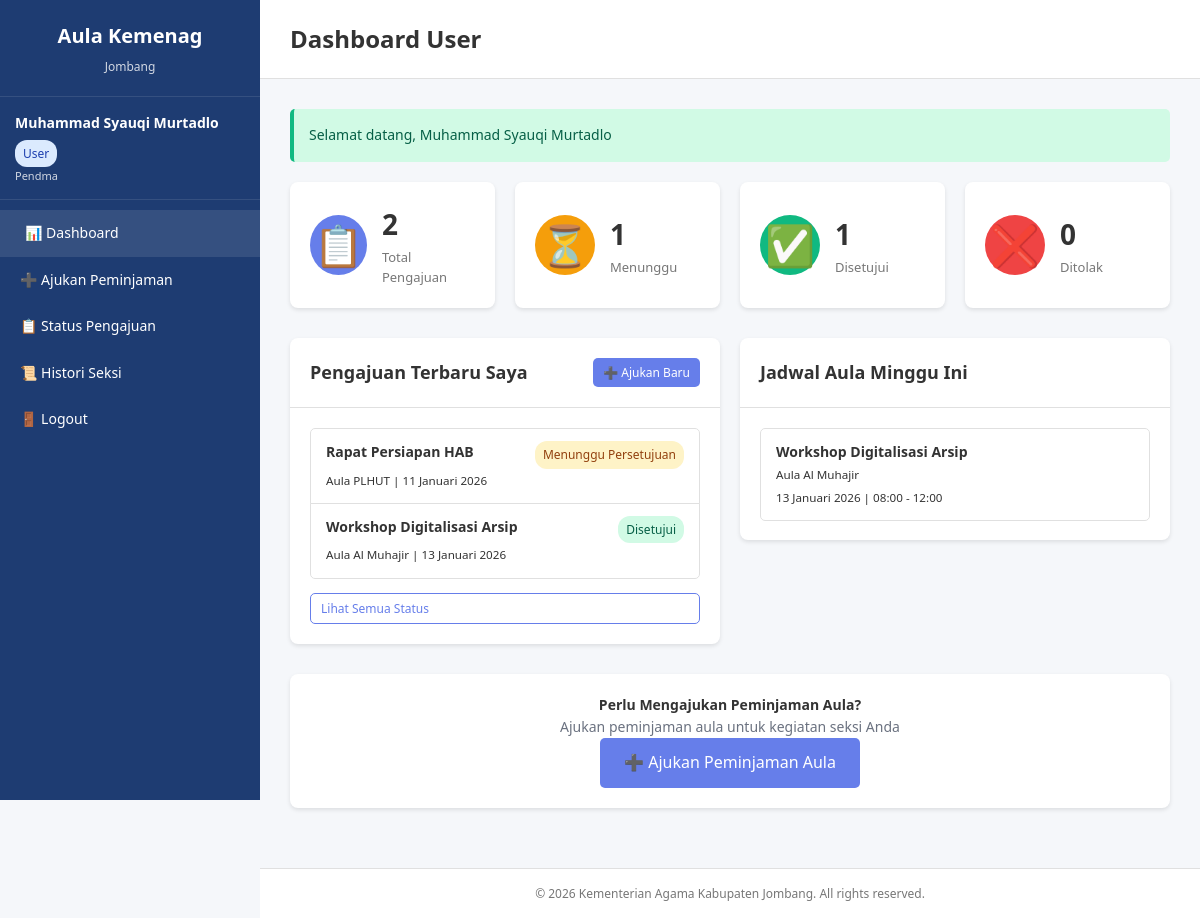
/user/dashboard.php (signed in), run on the app's committed database.
### tables this page shows
CREATE TABLE `pengajuan_aula` (
  `id` int NOT NULL,
  `kode_pengajuan` varchar(50) NOT NULL,
  `user_id` int NOT NULL,
  `seksi_id` int NOT NULL,
  `aula_id` int NOT NULL,
  `nama_pemohon` varchar(100) NOT NULL,
  `tanggal_mulai` date NOT NULL,
  `tanggal_selesai` date NOT NULL,
  `waktu_mulai` time NOT NULL,
  `waktu_selesai` time NOT NULL,
  `nama_kegiatan` varchar(200) NOT NULL,
  `jumlah_peserta` int DEFAULT NULL,
  `keterangan` text,
  `status_id` int DEFAULT '1',
  `alasan_penolakan` text,
  `disetujui_oleh` int DEFAULT NULL,
  `tanggal_persetujuan` datetime DEFAULT NULL,
  `created_at` timestamp NULL DEFAULT CURRENT_TIMESTAMP,
  `updated_at` timestamp NULL DEFAULT CURRENT_TIMESTAMP ON UPDATE CURRENT_TIMESTAMP
);

CREATE TABLE `status_pengajuan` (
  `id` int NOT NULL,
  `nama_status` varchar(50) NOT NULL,
  `warna` varchar(20) DEFAULT NULL,
  `created_at` timestamp NULL DEFAULT CURRENT_TIMESTAMP
);

CREATE TABLE `aula` (
  `id` int NOT NULL,
  `nama_aula` varchar(100) NOT NULL,
  `kapasitas` int DEFAULT NULL,
  `fasilitas` text,
  `keterangan` text,
  `status` enum('aktif','nonaktif') DEFAULT 'aktif',
  `created_at` timestamp NULL DEFAULT CURRENT_TIMESTAMP,
  `updated_at` timestamp NULL DEFAULT CURRENT_TIMESTAMP ON UPDATE CURRENT_TIMESTAMP
);

### config/database.php (called while the page is built, shortened)
<?php
function format_tanggal($date) {
    $bulan = array(
        1 => 'Januari', 'Februari', 'Maret', 'April', 'Mei', 'Juni',
        'Juli', 'Agustus', 'September', 'Oktober', 'November',
        'Desember'
    );
    $split = explode('-', $date);
    return $split[2] . ' ' . $bulan[(int)$split[1]] . ' ' . $split[0];
}
?>

### user/dashboard.php (the view, shortened to what this page needs)
<?php
require_once '../config/database.php';
$user_id = $_SESSION['user_id'];
$total_pengajuan = mysqli_fetch_assoc(mysqli_query($conn,
    "SELECT COUNT(*) as total FROM pengajuan_aula WHERE user_id = $user_id"))['total'];
$menunggu = mysqli_fetch_assoc(mysqli_query($conn,
    "SELECT COUNT(*) as total FROM pengajuan_aula WHERE user_id = $user_id AND status_id = 1"))['total'];
$disetujui = mysqli_fetch_assoc(mysqli_query($conn,
    "SELECT COUNT(*) as total FROM pengajuan_aula WHERE user_id = $user_id AND status_id = 2"))['total'];
$ditolak = mysqli_fetch_assoc(mysqli_query($conn,
    "SELECT COUNT(*) as total FROM pengajuan_aula WHERE user_id = $user_id AND status_id = 3"))['total'];
$pengajuan_terbaru = mysqli_query($conn,
    "SELECT p.*, a.nama_aula, st.nama_status, st.warna
     FROM pengajuan_aula p
     LEFT JOIN aula a ON p.aula_id = a.id
     LEFT JOIN status_pengajuan st ON p.status_id = st.id
     WHERE p.user_id = $user_id
     ORDER BY p.created_at DESC
     LIMIT 5"
);
$today = date('Y-m-d');
$next_week = date('Y-m-d', strtotime('+7 days'));
$jadwal_terpakai = mysqli_query($conn,
    "SELECT p.*, a.nama_aula
     FROM pengajuan_aula p
     LEFT JOIN aula a ON p.aula_id = a.id
     WHERE p.status_id IN (1, 2)
     AND p.tanggal_mulai BETWEEN '$today' AND '$next_week'
     ORDER BY p.tanggal_mulai, p.waktu_mulai"
);
include '../includes/header.php';
?>
<div class="dashboard-stats">
    <div class="stat-card stat-primary">
        <div class="stat-icon">📋</div>
        <div class="stat-info">
            <h3><?php echo $total_pengajuan; ?></h3>
            <p>Total Pengajuan</p>
        </div>
    </div>
    <div class="stat-card stat-warning">
        <div class="stat-icon">⏳</div>
        <div class="stat-info">
            <h3><?php echo $menunggu; ?></h3>
            <p>Menunggu</p>
        </div>
    </div>
    <div class="stat-card stat-success">
        <div class="stat-icon">✅</div>
        <div class="stat-info">
            <h3><?php echo $disetujui; ?></h3>
            <p>Disetujui</p>
        </div>
    </div>
    <div class="stat-card stat-danger">
        <div class="stat-icon">❌</div>
        <div class="stat-info">
            <h3><?php echo $ditolak; ?></h3>
            <p>Ditolak</p>
        </div>
    </div>
</div>
<div class="row">
    <div class="col-md-6">
        <div class="card">
            <div class="card-header">
                <h3>Pengajuan Terbaru Saya</h3>
                <a href="pengajuan.php" class="btn btn-sm btn-primary">➕ Ajukan Baru</a>
            </div>
            <div class="card-body">
                <?php if (mysqli_num_rows($pengajuan_terbaru) == 0): ?>
                <p class="text-muted">Belum ada pengajuan. <a href="pengajuan.php">Ajukan sekarang</a></p>
                <?php else: ?>
                <div class="list-group">
                    <?php while ($p = mysqli_fetch_assoc($pengajuan_terbaru)): ?>
                    <div class="list-group-item">
                        <div class="d-flex justify-content-between">
                            <strong><?php echo $p['nama_kegiatan']; ?></strong>
                            <span class="badge badge-<?php echo $p['warna']; ?>">
                                <?php echo $p['nama_status']; ?>
                            </span>
                        </div>
                        <small>
                            <?php echo $p['nama_aula']; ?> | <?php echo format_tanggal($p['tanggal_mulai']); ?>
                        </small>
                    </div>
                    <?php endwhile; ?>
                </div>
                <div class="mt-3">
                    <a href="status.php" class="btn btn-sm btn-outline-primary btn-block">Lihat Semua Status</a>
                </div>
                <?php endif; ?>
            </div>
        </div>
    </div>
    <div class="col-md-6">
        <div class="card">
            <div class="card-header">
                <h3>Jadwal Aula Minggu Ini</h3>
            </div>
            <div class="card-body">
                <?php if (mysqli_num_rows($jadwal_terpakai) == 0): ?>
                <p class="text-muted">Tidak ada jadwal minggu ini</p>
                <?php else: ?>
                <div class="list-group">
                    <?php while ($j = mysqli_fetch_assoc($jadwal_terpakai)): ?>
                    <div class="list-group-item">
                        <strong><?php echo $j['nama_kegiatan']; ?></strong><br>
                        <small>
                            <?php echo $j['nama_aula']; ?><br>
                            <?php echo format_tanggal($j['tanggal_mulai']); ?> |
                            <?php echo substr($j['waktu_mulai'], 0, 5); ?> - <?php echo substr($j['waktu_selesai'], 0, 5); ?>
                        </small>
                    </div>
                    <?php endwhile; ?>
                </div>
                <?php endif; ?>
            </div>
        </div>
    </div>
</div>
<div class="card">
    <div class="card-body text-center">
        <h4>Perlu Mengajukan Peminjaman Aula?</h4>
        <p class="text-muted">Ajukan peminjaman aula untuk kegiatan seksi Anda</p>
        <a href="pengajuan.php" class="btn btn-primary btn-lg">➕ Ajukan Peminjaman Aula</a>
    </div>
</div>
<?php include '../includes/footer.php'; ?>

### assets/css/style.css (style rules this page uses)
* { margin: 0; padding: 0; box-sizing: border-box; }
body { font-family: "Segoe UI", Tahoma, Geneva, Verdana, sans-serif; font-size: 14px; line-height: 1.6; color: #333; background: #f5f7fa; }
.row { display: flex; flex-wrap: wrap; margin: 0 -10px; }
.col-md-6 { flex: 0 0 50%; max-width: 50%; padding: 0 10px; }
.card { background: white; border-radius: 8px; box-shadow: 0 2px 4px rgba(0, 0, 0, 0.1); margin-bottom: 30px; overflow: hidden; }
.card-header { padding: 20px; border-bottom: 1px solid #e0e0e0; display: flex; justify-content: space-between; align-items: center; }
.card-header h3 { font-size: 18px; color: #333; }
.card-body { padding: 20px; }
.dashboard-stats { display: grid; grid-template-columns: repeat(auto-fit, minmax(200px, 1fr)); gap: 20px; margin-bottom: 30px; }
.stat-card { background: white; border-radius: 8px; padding: 20px; box-shadow: 0 2px 4px rgba(0, 0, 0, 0.1); display: flex; align-items: center; gap: 15px; }
.stat-icon { font-size: 40px; width: 60px; height: 60px; display: flex; align-items: center; justify-content: center; border-radius: 50%; background: #f5f7fa; }
.stat-info h3 { font-size: 28px; margin: 0; color: #333; }
.stat-info p { margin: 0; color: #777; font-size: 13px; }
.stat-primary .stat-icon { background: #667eea; color: white; }
.stat-success .stat-icon { background: #10b981; color: white; }
.stat-danger .stat-icon { background: #ef4444; color: white; }
.stat-warning .stat-icon { background: #f59e0b; color: white; }
.btn { padding: 8px 16px; border: none; border-radius: 5px; cursor: pointer; font-size: 14px; text-decoration: none; display: inline-block; transition: all 0.3s; }
.btn-primary { background: #667eea; color: white; }
.btn-outline-primary { background: white; color: #667eea; border: 1px solid #667eea; }
.btn-sm { padding: 5px 10px; font-size: 12px; }
.btn-lg { padding: 12px 24px; font-size: 16px; }
.btn-block { width: 100%; display: block; }
.text-center { text-align: center; }
.text-muted { color: #6b7280; }
.badge { padding: 4px 8px; border-radius: 12px; font-size: 12px; font-weight: 500; display: inline-block; }
.badge-success { background: #d1fae5; color: #065f46; }
.badge-warning { background: #fef3c7; color: #92400e; }
.list-group { list-style: none; }
.list-group-item { padding: 12px 15px; border: 1px solid #e0e0e0; margin-bottom: -1px; }
.list-group-item:first-child { border-top-left-radius: 5px; border-top-right-radius: 5px; }
.list-group-item:last-child { border-bottom-left-radius: 5px; border-bottom-right-radius: 5px; }
.d-flex { display: flex; }
.justify-content-between { justify-content: space-between; }
.mt-3 { margin-top: 15px; }

### data on the page
pengajuan_aula: nama_kegiatan "Rapat Persiapan HAB", status.nama_status "Menunggu Persetujuan", aula.nama_aula "Aula PLHUT", tanggal_mulai "11 Januari 2026"
pengajuan_aula: nama_kegiatan "Workshop Digitalisasi Arsip", status.nama_status "Disetujui", aula.nama_aula "Aula Al Muhajir", tanggal_mulai "13 Januari 2026", waktu_mulai "08:00", waktu_selesai "12:00"

### other printed values
$_SESSION['nama_lengkap'] "Muhammad Syauqi Murtadlo"
$_SESSION['nama_role'] "User"
$_SESSION['nama_seksi'] "Pendma"
$page_title "Dashboard User"
$flash['message'] "Selamat datang, Muhammad Syauqi Murtadlo"
$total_pengajuan "2"
$menunggu "1"
$disetujui "1"
$ditolak "0"
